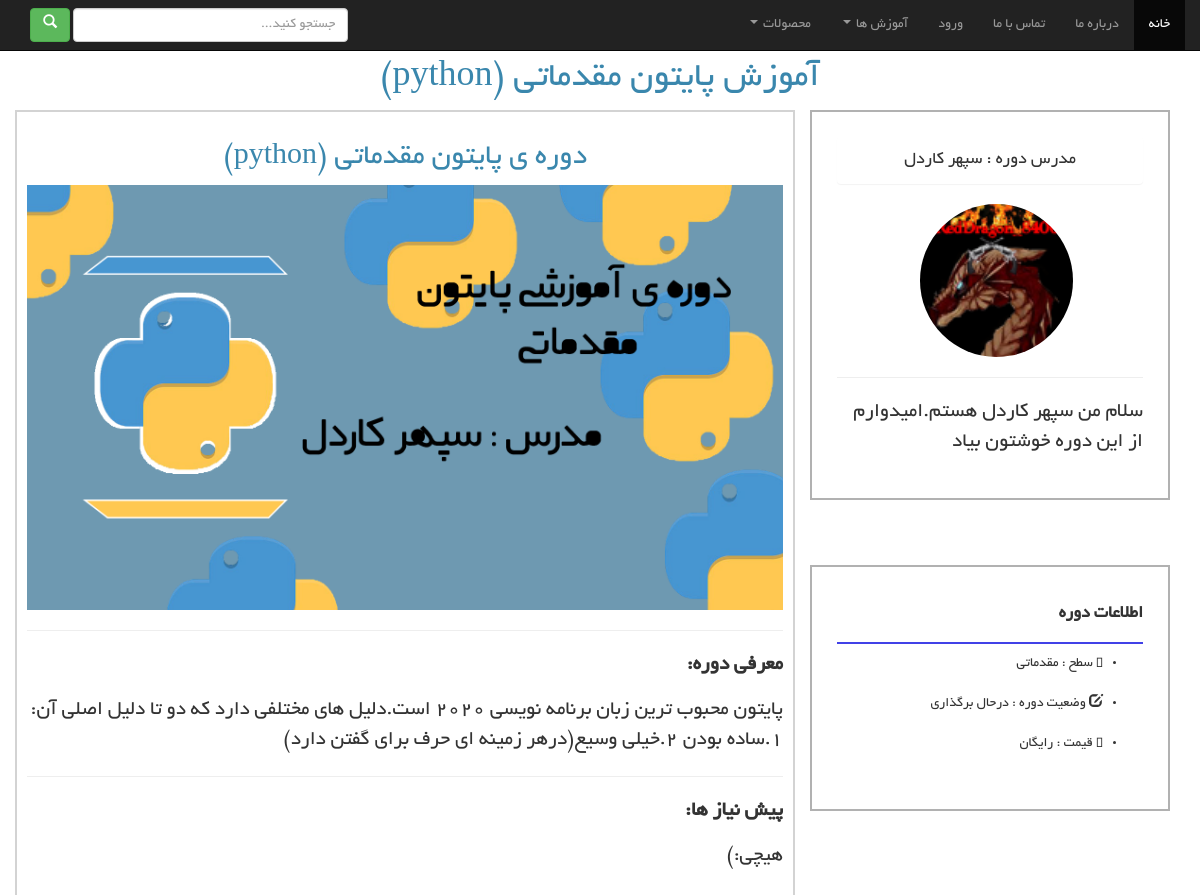
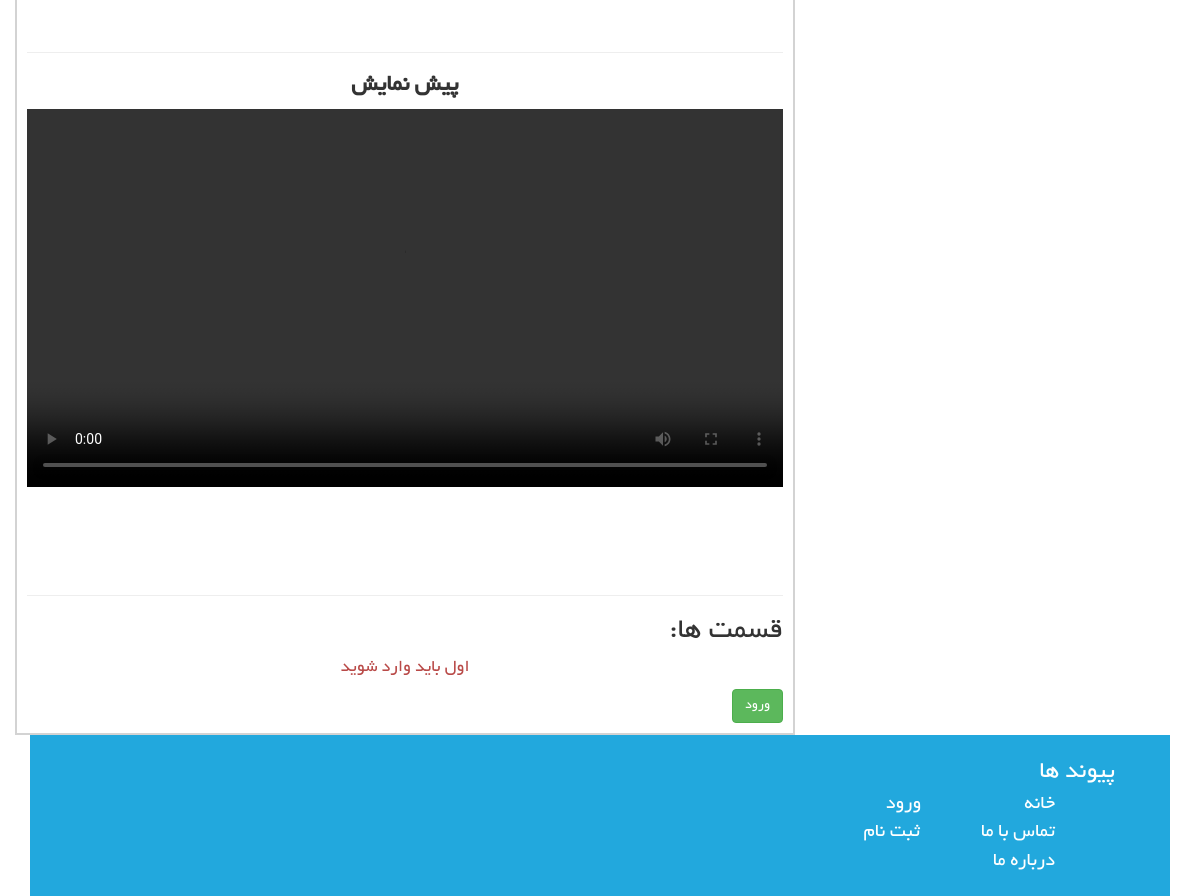
/courses/1, run on the app's committed database (2 pictures, top to bottom).
### courses/models.py (models this page shows)
class Course(models.Model):
    title = models.CharField(max_length=30)
    description = models.TextField()
    price = models.IntegerField(max_length=10,default=0)
    condition = models.CharField(max_length=20)
    master = models.CharField(max_length=20)
    master_img = models.ImageField(upload_to='courses/',null=True,blank=True)
    master_des = models.TextField(null=True,blank=True)
    pqs = models.TextField(null=True,blank=True)
    level = models.CharField(max_length=10)
    image = models.ImageField(upload_to='courses/',null=True,blank=True)
    topic = models.CharField(max_length=50,null=True,blank=True)
    def __str__(self):
        return self.title

### courses/views.py (the view)
# urls.py: path('courses/<pk>', CoursesDetailView.as_view()),
class CoursesDetailView(DetailView):
    queryset = Course.objects.all()
    template_name = "courses/course.html"
    def get_context_data(self, *args, object_list=None, **kwargs):
        context = super(CoursesDetailView, self).get_context_data(*args, **kwargs)
        print(context)
        return context

### courses/templates/courses/course.html (shortened to what this page needs)
{% load static %}
<!DOCTYPE html>
<html lang="en">
<head>
    <link rel="stylesheet" href="https://maxcdn.bootstrapcdn.com/bootstrap/3.3.7/css/bootstrap.min.css">
    <link rel="stylesheet" href="https://cdnjs.cloudflare.com/ajax/libs/font-awesome/4.7.0/css/font-awesome.min.css">
    <link rel="stylesheet" href="{% static "css/boot/bootstrap-rtl.css" %}">
    <link rel="stylesheet" href="{% static "css/main-css.css" %}">
    <link rel="stylesheet" href="{% static "css/style.css" %}">
</head>
<body>
<div class="container">
    <div id="header" class="col-lg-12">
        <nav class="navbar navbar-inverse navbar-fixed-top">
            <div class="container-fluid">
                <div class="collapse navbar-collapse" id="bs-example-navbar-collapse-1">
                    <ul class="nav navbar-nav">
                        <li class="active"><a href="/">خانه <span class="sr-only">(current)</span></a></li>
                        <li><a href="/about-us">درباره ما</a></li>
                        <li><a href="/contact-us">تماس با ما</a></li>
                        <li><a href="/login">ورود</a></li>
                        <li class="dropdown">
                            <a href="#" class="dropdown-toggle" data-toggle="dropdown" role="button"
                               aria-haspopup="true" aria-expanded="false">آموزش ها <span class="caret"></span></a>
                        </li>
                    </ul>
                    <ul class="nav navbar-nav navbar-right">
                        <li class="dropdown">
                            <a href="#" class="dropdown-toggle" data-toggle="dropdown" role="button"
                               aria-haspopup="true" aria-expanded="false">محصولات <span class="caret"></span></a>
                        </li>
                    </ul>
                    <form class="navbar-form navbar-left" method="GET" action="/search">
                        <div class="form-group">
                            <input type="text" name="searching" class="form-control search-bar" style="width: 275px"
                                   placeholder="جستجو کنید...">
                            <button class="btn btn-success" type="submit"><i class="glyphicon glyphicon-search "></i>
                            </button>
                        </div>
                    </form>
                </div>
            </div>
        </nav>
    </div>
    <br><br>
    <div class="row">
        <h1 class="text text-center text-info">
            آموزش {{ object.title }}
        </h1>
        <div id="sidebar" class="col-lg-4 col-md-4 col-sm-6 col-xs-12">
            <div class="pish">
                <div class="panel panel-heading text-center" style="font-size:large;font-weight: 500;">مدرس دوره
                    : {{ object.master }}</div>
                <a href="/masters/{{ Master.id }}">
                    <img src="{{ object.master_img.url }}" class="img-circle" width="50%" height="50%"
                         style="margin-right: 70px;">
                </a>
                <hr>
                <p>
                    {{ object.master_des }}
                </p>
            </div>
            <br><br>
            <div class="pish">
                <h4 class="pish_info_title">اطلاعات دوره</h4>
                <ul>
                    <li><i class="glyphicon glyphicon-education"> </i> سطح :‌ {{ object.level }}</li>
                    <br>
                    <li><i class="glyphicon glyphicon-edit"> </i> وضعیت دوره : {{ object.condition }}</li>
                    <br>
                    <li><i class="glyphicon glyphicon-bitcoin"> </i> قیمت :
                        {% if object.price == 0 %}
                            رایگان
                        {% else %}
                            {{ object.price }} تومان
                        {% endif %}
                    </li>
                    <br>
                </ul>
            </div>
        </div>
        <div id="main" class="col-lg-8 col-md-8 col-sm-6 col-xs-12"
             style="border: solid 2px lightgray; padding: 10px;">
            <h2 class="text-info text-center">دوره ی {{ object.title }}</h2>
            <img src="{{ object.image.url }}" width="100%" height="100%">
            <hr>
            <p style="font-weight: 700;">معرفی دوره:</p>
            <p>{{ object.description }}</p>
            <hr>
            <p style="font-weight: 700;">پیش نیاز ها:</p>
            <p>{{ object.pqs }}</p>
            <br><br>
            <hr>
            <h3 class="text-center" style="font-weight: 700;">پیش نمایش</h3>
            <video width="100%" height="100%" controls>
                <source
                        src="https://hw7.cdn.asset.aparat.com/aparat-video/6eae03fffb1448bd72ae10b0d367a7d220245338-480p.mp4"
                        type="video/mp4">
            </video>
            <br><br><br><br><br>
            <hr>
            <h2>قسمت ها:</h2>
            {% if request.user.is_authenticated == False %}
                <h4 class="text-center text-danger">اول باید وارد شوید</h4>
                <a href="/login" class="btn btn-success">ورود</a>
            {% endif %}
        </div>
    </div>
    <div id="footer" class="col-lg-12 Footer">
        <br>
        <div align="right">
            <span align="right" class="Footer-H">پیوند ها</span>
            <br>
            <a href="/"><span align="right" class="Footer-link">خانه</span></a>
            <a href="/login"><span class="Footer-link">ورود</span></a>
            <br>
            <a href="/contact_us"><span class="Footer-link">تماس با ما</span></a>
            <a href="/register"><span class="Footer-link-1">ثبت نام</span></a>
            <br>
            <a href="/about-us"><span class="Footer-link">درباره ما</span></a>
            <br>
        </div>
        <br>
    </div>
</div>
</body>
</html>

### assets/css/main-css.css (style rules this page uses)
nav { background-color: rgb(26, 106, 211); }
.search-bar { width: 400px; font-family: yekan; }
.Footer { background-color: rgb(34, 168, 221); width: 100%; }
.Footer-H { font-family: yekan; color: white; text-align: right; margin-right: 40px; font-size: 25px; }
.Footer-link { font-family: yekan; color: white; text-align: right; margin-right: 100px; font-size: 20px; }
.Footer-link-1 { font-family: yekan; color: white; text-align: right; margin-right: 57.5px; font-size: 20px; }

### assets/css/style.css (style rules this page uses)
.pish { border: 2px solid #b1b1b1; background-color: #fff; padding: 25px; margin-bottom: 25px; }
.pish_info_title { font-size: 18px; line-height: 25px; padding-bottom: 15px; font-weight: 700; border-bottom: solid 2px rgb(65, 65, 231); }
p { zoom: 1.5; }

### data on the page
Course: title "پایتون مقدماتی (python)", master "سپهر کاردل", master_img (picture), master_des "سلام من سپهر کاردل هستم.امیدوارم از این دوره خوشتون بیاد", level "مقدماتی", condition "درحال برگذاری", image (picture), description "پایتون محبوب ترین زبان برنامه نویسی ۲۰۲۰ است.دلیل های مختلفی دارد که دو تا دلیل اصلی آن: ۱.ساده بودن ۲.خیلی وسیع(درهر زمینه ای حرف برای گفتن دارد)", pqs "هیچی:)"
